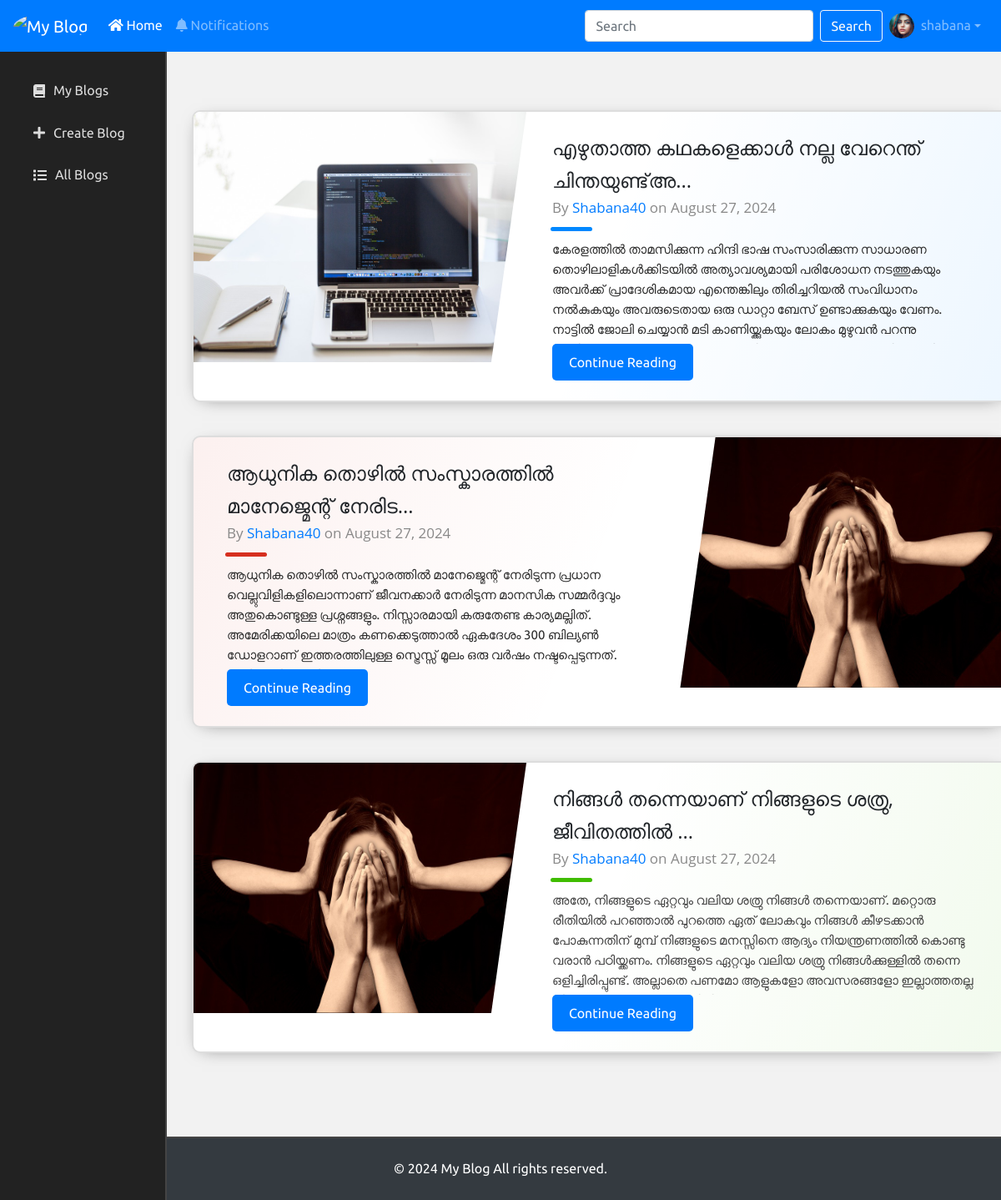
Screenshot of /user/blog_list/ (signed in) with the database file from the repository.
### userpanel/models.py (models this page shows, shortened)
class User_Table(models.Model):
    user = models.OneToOneField(User, on_delete=models.CASCADE)
    phone = models.CharField(max_length=15)
    profile_image = models.ImageField(upload_to='profile_images/', blank=True, null=True)
    cover_photo = models.ImageField(upload_to='cover_photos/', blank=True, null=True)
    id_proof = models.ImageField(upload_to='id_proofs/', blank=True, null=True)
    profile_description = models.TextField(blank=True, null=True)
    is_blocked = models.BooleanField(default=False)  # Add this field

class Blog(models.Model):
    STATUS_CHOICES = [
        ('draft', 'Draft'),
        ('published', 'Published'),
    ]
    title = models.CharField(max_length=100)
    content = models.TextField()
    blog_image = models.ImageField(upload_to='blog_images/', blank=True, null=True)
    author = models.ForeignKey(User, on_delete=models.CASCADE)
    created_at = models.DateTimeField(auto_now_add=True)
    updated_at = models.DateTimeField(auto_now=True)
    status = models.CharField(max_length=20, choices=STATUS_CHOICES, default='draft')

### userpanel/views.py (the view)
# urls.py: path('blog_list/', user_blog_list, name='user_blog_list'),
@login_required(login_url='/404/')
def user_blog_list(request):
    blogs = Blog.objects.filter(author=request.user, status='published').order_by('-created_at')
    return render(request, 'userpanel/blog_list.html', {'Blog': blogs})

### userpanel/templates/userpanel/blog_list.html (shortened to what this page needs)
{% extends 'userpanel/user_base.html' %}
{% load static %}
{% block custom_css %}
<link rel="stylesheet" href="{% static 'assets/css/sitevisitor/mystyle.css' %}">
{% endblock %}
{% block content %}
<div class="projcard-container">
    {% for blog in Blog %}
    <div class="projcard {% cycle 'projcard-blue' 'projcard-red' 'projcard-green' 'projcard-customcolor' %}">
        <div class="projcard-innerbox">
            {% if blog.blog_image %}
            <img class="projcard-img" src="{{ blog.blog_image.url }}" alt="{{ blog.title }}" />
            {% endif %}
            <div class="projcard-textbox">
                <div class="projcard-title">{{ blog.title|truncatechars:40 }}</div>
                <div class="projcard-subtitle">
                    By <a href="{% url 'view_user_profile' blog.author.id %}">{{ blog.author.username }}</a> on {{ blog.created_at|date:"F j, Y" }}
                </div>
                <div class="projcard-bar"></div>
                <div class="projcard-description">{{ blog.content|safe }}</div>
                <a href="{% url 'view_blog' blog.id %}" class="btn btn-primary">Continue Reading</a>
            </div>
        </div>
    </div>
    {% endfor %}
</div>
{% endblock %}

### userpanel/templates/userpanel/user_base.html (shortened to what this page needs)
{% load static %}
<!DOCTYPE html>
<html lang="en">
<head>
    <link rel="stylesheet" href="https://stackpath.bootstrapcdn.com/bootstrap/4.5.2/css/bootstrap.min.css">
    <link rel="stylesheet" href="https://cdnjs.cloudflare.com/ajax/libs/font-awesome/5.15.3/css/all.min.css">
    <link rel="stylesheet" href="{% static 'assets/css/userpanel/userbase.css' %}">
    {% block custom_css %}{% endblock %}
</head>
<body>
    <nav class="navbar navbar-expand-lg navbar-dark bg-primary fixed-top">
        <a class="navbar-brand" href="{% url 'user_home' %}">
            <img src="{% static 'assets/image/logo.png' %}" alt="My Blog" height="30">
        </a>
        <div class="collapse navbar-collapse" id="navbarNav">
            <ul class="navbar-nav mr-auto">
                <li class="nav-item active">
                    <a class="nav-link" href="{% url 'user_home' %}"><i class="fas fa-home"></i> Home</a>
                </li>
                <li class="nav-item">
                    <a class="nav-link" href="#"><i class="fas fa-bell"></i> Notifications</a>
                </li>
            </ul>
            <form class="form-inline my-2 my-lg-0">
                <input class="form-control mr-sm-2" type="search" placeholder="Search" aria-label="Search">
                <button class="btn btn-outline-light my-2 my-sm-0" type="submit">Search</button>
            </form>
        </div>
        <ul class="navbar-nav ml-auto">
            <li class="nav-item dropdown">
                <a class="nav-link dropdown-toggle d-flex align-items-center" href="#" id="navbarDropdown" role="button" data-toggle="dropdown" aria-haspopup="true" aria-expanded="false">
                    <img src="{% if request.user.user_table.profile_image %}{{ request.user.user_table.profile_image.url }}{% else %}{% static 'assets/image/default_profile.png' %}{% endif %}" alt="Profile Picture" class="profile-picture" id="profilePicture" style="width: 30px; height: 30px; border-radius: 50%;">
                    <span class="ml-2">{{ request.user.first_name }}</span>
                </a>
            </li>
        </ul>
    </nav>
    <div class="container-fluid mt-5 pt-4">
        <div class="row">
            <nav id="sidebar-left" class="col-md-2 d-md-block sidebar">
                <div class="sidebar-inner">
                    <div class="sidebar-sticky">
                        <ul class="nav flex-column">
                            <li class="nav-item">
                                <a class="nav-link" href="{% url 'my_blog' %}">
                                    <i class="fas fa-book"></i> My Blogs
                                </a>
                            </li>
                            <li class="nav-item">
                                <a class="nav-link" href="{% url 'add_blog' %}">
                                    <i class="fas fa-plus"></i> Create Blog
                                </a>
                            </li>
                            <li class="nav-item">
                                <a class="nav-link" href="{% url 'user_blog_list' %}">
                                    <i class="fas fa-list"></i> All Blogs
                                </a>
                            </li>
                        </ul>
                    </div>
                </div>
            </nav>
            <main role="main" class="col-md-10 main-content">
                {% block content %}{% endblock %}
            </main>
        </div>
    </div>
    <footer class="text-center py-4 bg-dark text-white" style="width: 100%;">
        <div style="display: flex; justify-content: center;">
            <p>&copy; 2024 My Blog All rights reserved.</p>
        </div>
    </footer>
</body>
</html>

### static/assets/css/userpanel/userbase.css (style rules this page uses)
body { font-family: 'Ubuntu', sans-serif; line-height: 1.6; margin: 0; padding: 0; background-color: #f2f2f2; min-height: 100vh; display: flex; flex-direction: column; }
.container-fluid { flex: 1; }
.navbar { background-color: #007bff; position: fixed; }
.navbar .profile-picture { border-radius: 50%; width: 30px; height: 30px; object-fit: cover; }
#sidebar-left { position: fixed; top: 56px; left: 0; width: 220px; height: calc(100% - 56px); overflow-y: auto; background-color: #222; color: #fff; padding-top: 20px; border-right: 2px solid #444; transition: width 0.3s, padding 0.3s, font-size 0.3s; }
#sidebar-left .sidebar-inner { padding: 10px; }
#sidebar-left .nav-link { color: #ddd; padding: 10px 15px; margin-bottom: 5px; border-radius: 4px; display: flex; align-items: center; transition: padding 0.3s, font-size 0.3s; }
#sidebar-left .nav-link i { margin-right: 10px; }
.main-content { margin-left: 220px; padding: 10px; display: flex; justify-content: center; align-items: center; transition: margin-left 0.3s ease-in-out; }
footer { background-color: #222; color: #ddd; padding: 20px 0; width: 100%; border-top: 2px solid #444; margin-top: auto; }
footer p { margin: 0; font-size: 1rem; }
.navbar .profile-picture, .navbar-brand img { border-radius: 50%; width: 30px; height: 30px; object-fit: cover; }

### static/assets/css/sitevisitor/mystyle.css (style rules this page uses)
.projcard-container { margin: 50px 0; }
.projcard-container, .projcard-container * { box-sizing: border-box; }
.projcard-container { margin-left: auto; margin-right: auto; width: 1000px; }
.projcard { position: relative; width: 100%; height: 350px; margin-bottom: 40px; border-radius: 10px; background-color: #fff; border: 2px solid #ddd; font-size: 18px; overflow: hidden; cursor: pointer; box-shadow: 0 4px 21px -12px rgba(0, 0, 0, 0.66); transition: box-shadow 0.2s ease, transform 0.2s ease; }
.projcard::before { content: ""; position: absolute; top: 0; right: 0; bottom: 0; left: 0; background-image: linear-gradient(-70deg, #424242, transparent 50%); opacity: 0.07; }
.projcard:nth-child(2n)::before { background-image: linear-gradient(-250deg, #424242, transparent 50%); }
.projcard-innerbox { position: absolute; top: 0; right: 0; bottom: 0; left: 0; }
.projcard-img { position: absolute; height: 300px; width: 400px; top: 0; left: 0; transition: transform 0.2s ease; }
.projcard:nth-child(2n) .projcard-img { left: initial; right: 0; }
.projcard-textbox { position: absolute; top: 7%; bottom: 7%; left: 430px; width: calc(100% - 470px); font-size: 17px; }
.projcard:nth-child(2n) .projcard-textbox { left: initial; right: 430px; }
.projcard-textbox::before, .projcard-textbox::after { content: ""; position: absolute; display: block; background: #ff0000bb; background: #fff; top: -20%; left: -55px; height: 140%; width: 60px; transform: rotate(8deg); }
.projcard:nth-child(2n) .projcard-textbox::before { display: none; }
.projcard-textbox::after { display: none; left: initial; right: -55px; }
.projcard:nth-child(2n) .projcard-textbox::after { display: block; }
.projcard-textbox * { position: relative; }
.projcard-title { font-family: "Voces", "Open Sans", arial, sans-serif; font-size: 24px; }
.projcard-subtitle { font-family: "Voces", "Open Sans", arial, sans-serif; color: #888; }
.projcard-bar { left: -2px; width: 50px; height: 5px; margin: 10px 0; border-radius: 5px; background-color: #424242; transition: width 0.2s ease; }
.projcard-blue .projcard-bar { background-color: #0088ff; }
.projcard-blue::before { background-image: linear-gradient(-70deg, #0088ff, transparent 50%); }
.projcard-red .projcard-bar { background-color: #d62f1f; }
.projcard-red::before { background-image: linear-gradient(-70deg, #d62f1f, transparent 50%); }
.projcard-red:nth-child(2n)::before { background-image: linear-gradient(-250deg, #d62f1f, transparent 50%); }
.projcard-green .projcard-bar { background-color: #40bd00; }
.projcard-green::before { background-image: linear-gradient(-70deg, #40bd00, transparent 50%); }
.projcard-description { z-index: 10; font-size: 15px; color: #424242; height: 125px; overflow: hidden; text-overflow: ellipsis; }
.projcard .btn-primary { background-color: #007bff; color: #fff; border: none; font-size: 16px; padding: 10px 20px; text-align: center; border-radius: 5px; transition: background-color 0.3s, transform 0.3s; }
.projcard-red .btn-primary, .projcard-blue .btn-primary, .projcard-green .btn-primary, .projcard-customcolor .btn-primary { background-color: #007bff; color: #fff; border: none; }

### rows the page displays
Blog: blog_image (picture), title "എഴുതാത്ത കഥകളെക്കാള്‍ നല്ല വേറെന്ത് ചിന്തയുണ്ട്അ…", author.username "Shabana40", created_at "August 27, 2024", content "കേരളത്തിൽ താമസിക്കുന്ന ഹിന്ദി ഭാഷ സംസാരിക്കുന്ന സാധാരണ തൊഴിലാളികൾക്കിടയിൽ അത്യാവശ്യമായി പരിശോധന നടത്തുകയും അവർക്ക് പ്രാദേശികമായ എന്തെങ്കിലും തിരിച്ചറിയൽ സംവിധാനം നൽകുകയും അവരുടെതായ ഒരു ഡാറ്റാ ബേസ് ഉണ്ടാക്കുകയും വേണം. നാട്ടിൽ ജോലി ചെയ്യാൻ മടി കാണിയ്ക്കുകയും ലോകം മുഴുവൻ പറന്നു…"
Blog: blog_image (picture), title "ആധുനിക തൊഴിൽ സംസ്കാരത്തിൽ മാനേജ്മെന്റ് നേരിട…", author.username "Shabana40", created_at "August 27, 2024", content "ആധുനിക തൊഴിൽ സംസ്കാരത്തിൽ മാനേജ്മെന്റ് നേരിടുന്ന പ്രധാന വെല്ലുവിളികളിലൊന്നാണ് ജീവനക്കാർ നേരിടുന്ന മാനസിക സമ്മർദ്ദവും അതുകൊണ്ടുള്ള പ്രശ്നങ്ങളും. നിസ്സാരമായി കരുതേണ്ട കാര്യമല്ലിത്. അമേരിക്കയിലെ മാത്രം കണക്കെടുത്താൽ ഏകദേശം 300 ബില്യൺ ഡോളറാണ് ഇത്തരത്തിലുള്ള സ്ട്രെസ്സ് മൂലം ഒരു വർഷം നഷ്ടപ്പെടുന്നത്.…"
Blog: blog_image (picture), title "നിങ്ങൾ തന്നെയാണ് നിങ്ങളുടെ ശത്രു, ജീവിതത്തിൽ …", author.username "Shabana40", created_at "August 27, 2024", content "അതേ, നിങ്ങളുടെ ഏറ്റവും വലിയ ശത്രു നിങ്ങൾ തന്നെയാണ്. മറ്റൊരു രീതിയിൽ പറഞ്ഞാൽ പുറത്തെ ഏത് ലോകവും നിങ്ങൾ കീഴടക്കാൻ പോകുന്നതിന് മുമ്പ് നിങ്ങളുടെ മനസ്സിനെ ആദ്യം നിയന്ത്രണത്തിൽ കൊണ്ടു വരാൻ പഠിയ്ക്കണം. നിങ്ങളുടെ ഏറ്റവും വലിയ ശത്രു നിങ്ങൾക്കുള്ളിൽ തന്നെ ഒളിച്ചിരിപ്പുണ്ട്. അല്ലാതെ പണമോ ആളുകളോ അവസരങ്ങളോ ഇല്ലാത്തതല്ല…"

### other values shown
{{ request.user.first_name }} "shabana"
